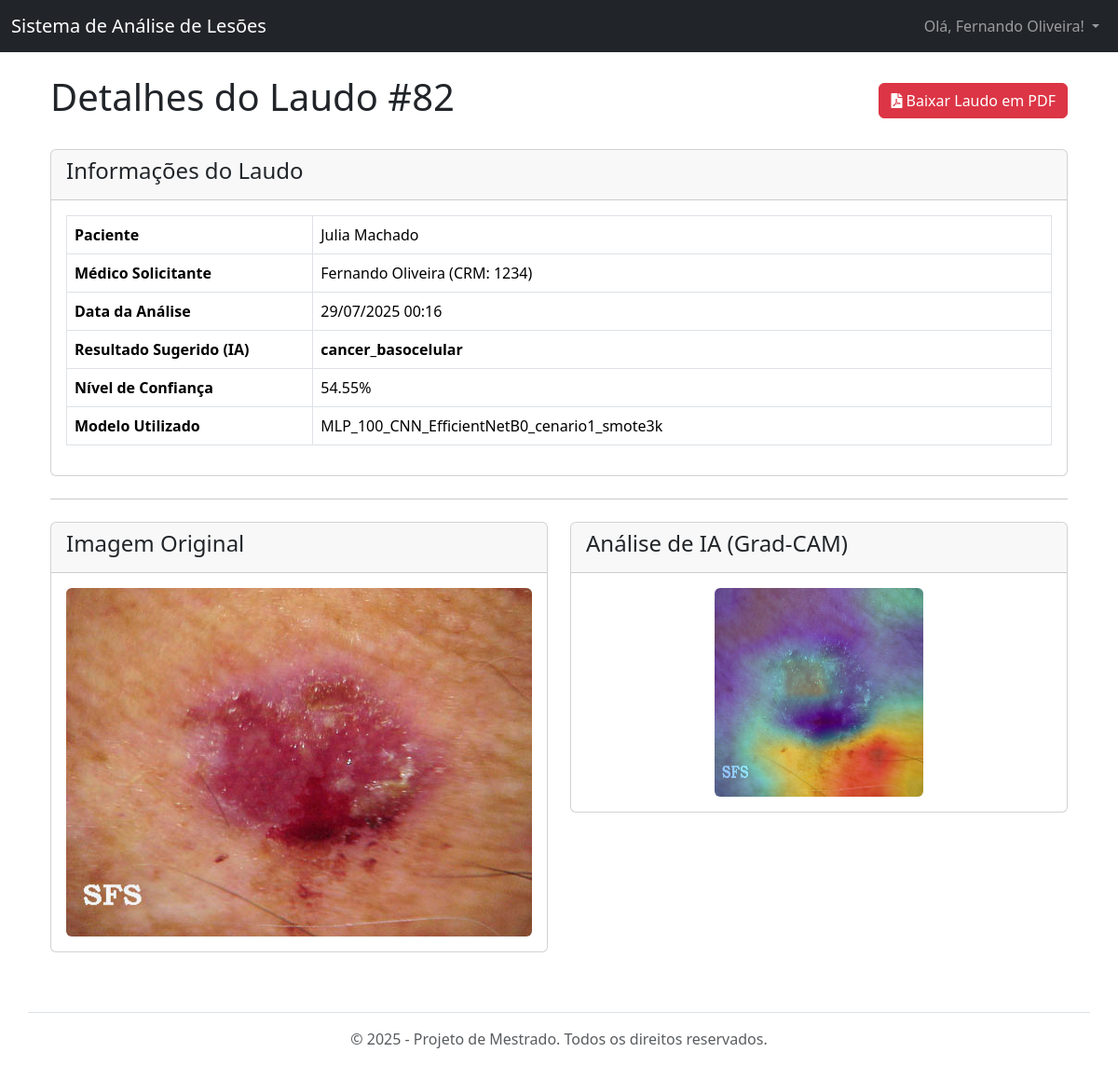
Page /laudo/82/ (signed in) on the committed database.
### laudos/models.py (models this page shows, shortened)
class Laudo(models.Model):
    paciente = models.ForeignKey(Paciente, on_delete=models.CASCADE)
    medico = models.ForeignKey(Medico, on_delete=models.PROTECT)
    imagem_lesao = models.ImageField(upload_to='lesoes/%Y/%m/%d/')
    resultado_classificacao = models.CharField(max_length=100, blank=True, null=True)
    confianca = models.FloatField(null=True, blank=True)
    data_laudo = models.DateTimeField(auto_now_add=True)
    modelo_utilizado = models.ForeignKey(ModeloML, on_delete=models.PROTECT, null=True, blank=True)
    perda_sensibilidade_termica = models.BooleanField(default=False)
    apresenta_nodulos = models.BooleanField(default=False)
    observacoes_clinicas = models.TextField(blank=True, null=True)
    grad_cam_img = models.ImageField(upload_to='reports/grad_cam/', null=True, blank=True)

class ModeloML(models.Model):
    nome_versao = models.CharField(max_length=100, unique=True)
    cenario_clinico = models.CharField(max_length=255, blank=True, null=True, help_text="Descrição do cenário de diagnóstico.")
    arquivo_modelo = models.FileField(upload_to='ml_models/')
    data_upload = models.DateTimeField(auto_now_add=True)
    is_active = models.BooleanField(default=False, help_text="Define se este é o modelo em produção.")
    parametros_treinamento = models.JSONField(null=True, blank=True, help_text="Parâmetros do formulário usados neste treinamento")
    class_map_json = models.JSONField(null=True, blank=True, help_text="Mapeamento de índice para nome de classe. Ex: {'0': 'caes', '1': 'gatos'}")
    acuracia_media = models.FloatField(null=True, blank=True)
    acuracia_std = models.FloatField(null=True, blank=True)
    sensibilidade_media = models.FloatField(null=True, blank=True)
    sensibilidade_std = models.FloatField(null=True, blank=True)
    especificidade_media = models.FloatField(null=True, blank=True)
    especificidade_std = models.FloatField(null=True, blank=True)
    auc_roc_media = models.FloatField(null=True, blank=True)
    auc_roc_std = models.FloatField(null=True, blank=True)
    kappa_media = models.FloatField(null=True, blank=True)
    kappa_std = models.FloatField(null=True, blank=True)
    tempo_treinamento_seg = models.FloatField(null=True, blank=True)
    metricas_raw = models.JSONField(null=True, blank=True)
    matriz_confusao_img = models.ImageField(upload_to='reports/confusion_matrix/', null=True, blank=True)
    boxplot_acuracia_img = models.ImageField(upload_to='reports/boxplots/', null=True, blank=True)
    boxplot_sensibilidade_img = models.ImageField(upload_to='reports/boxplots/', null=True, blank=True)
    boxplot_especificidade_img = models.ImageField(upload_to='reports/boxplots/', null=True, blank=True)
    boxplot_auc_roc_img = models.ImageField(upload_to='reports/boxplots/', null=True, blank=True)
    boxplot_kappa_img = models.ImageField(upload_to='reports/boxplots/', null=True, blank=True)
    importancia_features_img = models.ImageField(upload_to='reports/feature_importance/', null=True, blank=True)
    top_features_json = models.JSONField(null=True, blank=True)

### users/models.py (models this page shows)
class Paciente(models.Model):
    user = models.OneToOneField(User, on_delete=models.CASCADE)
    medico_responsavel = models.ForeignKey(Medico, on_delete=models.SET_NULL, null=True, blank=True, related_name='pacientes')
    def __str__(self):
        return self.user.get_full_name() or self.user.username

class Medico(models.Model):
    user = models.OneToOneField(User, on_delete=models.CASCADE)
    crm = models.CharField(max_length=20, unique=True, verbose_name="CRM")
    def __str__(self):
        return self.user.get_full_name() or self.user.username

### laudos/views.py (the view)
# urls.py: path('laudo/<int:pk>/', views.laudo_detail_view, name='laudo_detail'),
@login_required
def laudo_detail_view(request, pk):
    laudo = get_object_or_404(Laudo.objects.select_related('paciente__user', 'medico__user', 'modelo_utilizado'), pk=pk)
    user_is_medico = hasattr(request.user, 'medico') and request.user.medico == laudo.medico
    user_is_paciente = hasattr(request.user, 'paciente') and request.user.paciente == laudo.paciente
    if not (user_is_medico or user_is_paciente or request.user.is_superuser):
        return HttpResponse("Acesso não autorizado.", status=403)
    context = {
        'laudo': laudo,
        'paciente': laudo.paciente,
        'medico': laudo.medico,
    }
    return render(request, 'laudos/laudo_detail.html', context)

### templates/laudos/laudo_detail.html (shortened to what this page needs)
{% extends 'base.html' %}
{% block content %}
<div class="container">
    <div class="d-flex justify-content-between align-items-center mb-4">
        <h1>Detalhes do Laudo #{{ laudo.pk }}</h1>
        <a href="{% url 'laudo_pdf' laudo.pk %}" class="btn btn-danger" target="_blank">
            <i class="fas fa-file-pdf"></i> Baixar Laudo em PDF
        </a>
    </div>
    <div class="card">
        <div class="card-header"><h4>Informações do Laudo</h4></div>
        <div class="card-body">
            <table class="table table-bordered">
                <tbody>
                    <tr>
                        <th style="width: 25%;">Paciente</th>
                        <td>{{ laudo.paciente }}</td>
                    </tr>
                    <tr>
                        <th>Médico Solicitante</th>
                        <td>{{ laudo.medico }} (CRM: {{ laudo.medico.crm }})</td>
                    </tr>
                    <tr><th>Data da Análise</th><td>{{ laudo.data_laudo|date:"d/m/Y H:i" }}</td></tr>
                    <tr><th>Resultado Sugerido (IA)</th><td><strong>{{ laudo.resultado_classificacao }}</strong></td></tr>
                    <tr><th>Nível de Confiança</th><td>{{ laudo.confianca|floatformat:2 }}%</td></tr>
                    <tr><th>Modelo Utilizado</th><td>{% if laudo.modelo_utilizado %}{{ laudo.modelo_utilizado.nome_versao }}{% endif %}</td></tr>
                </tbody>
            </table>
        </div>
    </div>
    <hr class="my-4">
    <div class="row">
        <div class="col-md-6 mb-3">
            <div class="card"><div class="card-header"><h4>Imagem Original</h4></div>
                <div class="card-body text-center">
                    {% if laudo.imagem_lesao %}<img src="{{ laudo.imagem_lesao.url }}" class="img-fluid rounded" alt="Imagem da lesão">{% endif %}
                </div>
            </div>
        </div>
        <div class="col-md-6 mb-3">
            <div class="card"><div class="card-header"><h4>Análise de IA (Grad-CAM)</h4></div>
                <div class="card-body text-center">
                    {% if laudo.grad_cam_img %}<img src="{{ laudo.grad_cam_img.url }}" class="img-fluid rounded" alt="Grad-CAM">
                    {% else %}<p class="text-muted">Mapa de calor não disponível.</p>{% endif %}
                </div>
            </div>
        </div>
    </div>
</div>
{% endblock %}

### templates/base.html (shortened to what this page needs)
<!doctype html>
<html lang="pt-br">
<head>
    <link href="https://cdn.jsdelivr.net/npm/bootstrap@5.3.2/dist/css/bootstrap.min.css" rel="stylesheet">
    <link rel="stylesheet" href="https://cdnjs.cloudflare.com/ajax/libs/font-awesome/5.15.4/css/all.min.css">
</head>
<body>
    <nav class="navbar navbar-expand-lg navbar-dark bg-dark">
        <div class="container-fluid">
            <a class="navbar-brand" href="{% url 'home' %}">Sistema de Análise de Lesões</a>
            <div class="collapse navbar-collapse" id="navbarNav">
                <ul class="navbar-nav ms-auto">
                    {% if user.is_authenticated %}
                        <li class="nav-item dropdown">
                            <a class="nav-link dropdown-toggle" href="#" id="navbarDropdown" role="button" data-bs-toggle="dropdown" aria-expanded="false">
                                Olá, {{ user.get_full_name|default:user.username }}!
                            </a>
                        </li>
                    {% endif %}
                </ul>
            </div>
        </div>
    </nav>
    <main class="container mt-4">
        {% block content %}{% endblock %}
    </main>
    <footer class="container mt-5 py-3 text-center text-muted border-top">
        <p>© {% now "Y" %} - Projeto de Mestrado. Todos os direitos reservados.</p>
    </footer>
</body>
</html>

### rows in the picture
Laudo: pk "82", paciente "Julia Machado", medico "Fernando Oliveira", medico.crm "1234", data_laudo "29/07/2025 00:16", resultado_classificacao "cancer_basocelular", confianca "54.55", modelo_utilizado.nome_versao "MLP_100_CNN_EfficientNetB0_cenario1_smote3k", imagem_lesao (picture), grad_cam_img (picture)

### other values in the picture
{{ user.get_full_name|default:user.username }} "Fernando Oliveira"
